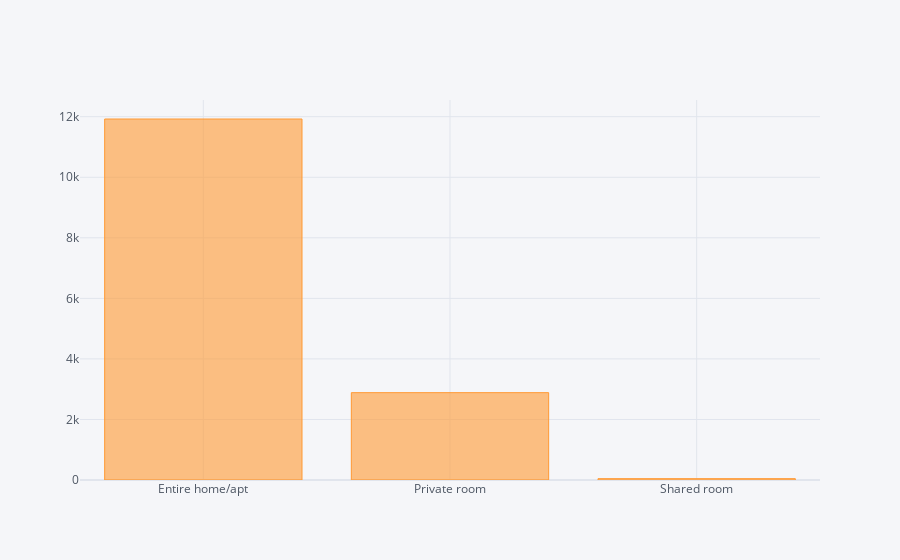

The notebook cell saved with this chart:
### Code cell
# Finding the type of rooms that has most frequency

df_2nd['room_type']. value_counts().sort_values(ascending=False).iplot(kind='bar')

### Figure 1 — Plotly figure (JSON) as saved in the notebook; plotly's stock layout.template omitted (floating-point values rounded to 4 significant figures)
{"data": [{"marker": {"color": "rgba(255, 153, 51, 0.6)", "line": {"color": "rgba(255, 153, 51, 1.0)", "width": 1}}, "name": "room_type", "orientation": "v", "text": "", "type": "bar", "x": ["Entire home/apt", "Private room", "Shared room"], "y": [11924, 2885, 44]}], "layout": {"legend": {"bgcolor": "#F5F6F9", "font": {"color": "#4D5663"}}, "paper_bgcolor": "#F5F6F9", "plot_bgcolor": "#F5F6F9", "title": {"font": {"color": "#4D5663"}}, "xaxis": {"gridcolor": "#E1E5ED", "showgrid": true, "tickfont": {"color": "#4D5663"}, "title": {"font": {"color": "#4D5663"}, "text": ""}, "zerolinecolor": "#E1E5ED"}, "yaxis": {"gridcolor": "#E1E5ED", "showgrid": true, "tickfont": {"color": "#4D5663"}, "title": {"font": {"color": "#4D5663"}, "text": ""}, "zerolinecolor": "#E1E5ED"}}}
